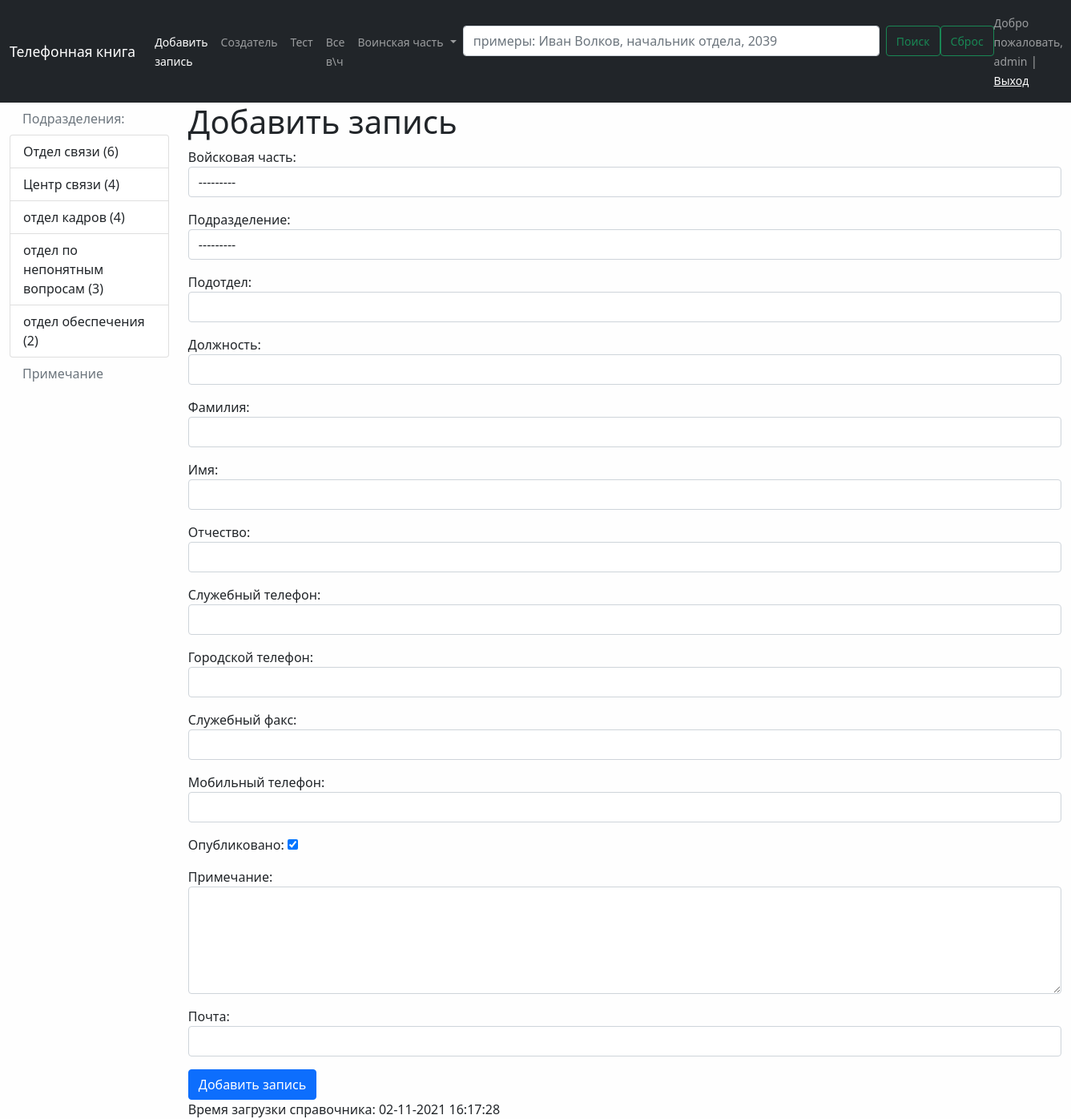
Screenshot of /add_phone/ (signed in) with the database file from the repository.
### phonebook/models.py (models this page shows)
class Division(models.Model):  # создаем специфичиский класс к полю отношений "подразделение"
    objects = None
    title = models.CharField(max_length=150, db_index=True, verbose_name='Наименование подразделения')
    def get_absolute_url(self):  # метод обработки абсолютных адресов (автоматического построения ссылки)
        return reverse_lazy('division', kwargs={"div_id": self.pk})
    def __str__(self):#  создадим функцию для вывода объектов (строк базы данных) не по номеру объекта (ID),
        return self.title
    class Meta:  # задаем параметры админки
        verbose_name = 'Подразделение'  # отображаемое значение в шапке админки
        verbose_name_plural = 'Подразделения'  # значение в множественном числе
        ordering = ['id']   # указываем по какому полю идет сортировка

### phonebook/views.py (the view)
# urls.py: path('add_phone/', CreatePhones.as_view(), name='add_phone'),  # работа через класс
class CreatePhones(LoginRequiredMixin, CreateView):
    login_url = '/admin/'  # в случае ручного обращения к ссылке перенаправляет на страницу авторизации
    form_class = PhoneForm  # привязываем класс создания с формой
    template_name = 'phonebook/add_phone.html'  # страница заполнения формы

### phonebook/models.py (called while the page is built)
    def get_absolute_url(self):  # метод обработки абсолютных адресов (автоматического построения ссылки)
        return reverse_lazy('mil_unit', kwargs={"mil_id": self.pk})

    def __str__(self):#  создадим функцию для вывода объектов (строк базы данных) не по номеру объекта (ID),
        return self.title

### phonebook/templatetags/phonebook_tags.py (called while the page is built)
@register.simple_tag()  # указываем простой декоратор взятия списка всех воинских частей (simple_tag) и присваеваем ему имя
def get_units():   # задаем пользовательский тег
    return MilitaryUnit.objects.annotate(cnt=Count('phonenumber')).filter(cnt__gt=0)  # отображает только в\ч в которых есть записи

@register.inclusion_tag('phonebook/list_divisions.html')  # указываем встроенный декоратор для списка подразделений в левом навбаре
def show_divisions():  # задаем пользовательский тег отобразить подразделения, передаем произвольный аргумент mil_id=2
    divisions = Division.objects.annotate(cnt=Count('phonenumber', filter=F('phonenumber__is_published'))).filter(
        cnt__gt=1)
    return {"divisions": divisions, }

### phonebook/templates/phonebook/add_phone.html (shortened to what this page needs)
{% extends 'base.html' %}
{% block sidebar %}
{% include 'inc/_sidebar.html' %}
{% endblock %}
{% block content %}
<h1>Добавить запись</h1>
<form action="{% url 'add_phone' %}" method="post">
    {{form.as_p}}
    <button type="submit" class="btn btn-primary btn-block">Добавить запись</button>
</form>
{% endblock %}

### templates/inc/_nav.html (shortened to what this page needs)
{% load phonebook_tags %}
<nav class="navbar navbar-expand-lg navbar-dark bg-dark">
    <div class="container-fluid">
        <a class="navbar-brand" href="{% url 'home' %}"> <small> Телефонная книга </small></a>
            <div class="collapse navbar-collapse" id="navbarSupportedContent">
                <ul class="navbar-nav me-auto mb-2 mb-lg-0">
                    <li class="nav-item">
                        {% if request.user.is_authenticated %}
                        <a class="nav-link active" aria-current="page" href="{% url 'add_phone' %}"><small>Добавить запись</small></a>
                        {% endif %}
                    </li>
                    <li class="nav-item">
                        {% if request.user.is_authenticated %}
                        <a class="nav-link" href="{% url 'user_data' 1 %}"><small>Создатель</small></a>
                        {% endif %}
                    </li>
                    <li class="nav-item">
                        <a class="nav-link" href="{% url 'test_list' %}"><small>Тест</small></a>
                    </li>
                    <li class="nav-item">
                        <a class="nav-link" href="{% url 'mils' %}"><small>Все в\ч</small></a>
                    </li>
                    <li class="nav-item dropdown">
                        <a class="nav-link dropdown-toggle" href="#" id="navbarDropdown" role="button" data-bs-toggle="dropdown" aria-expanded="false">
                            <small>Воинская часть</small>
                        </a>
                    </li>
                    <li>
                        <form class="d-flex">
                        <input class="form-control me-2"  type="search" placeholder="примеры: Иван Волков, начальник отдела, 2039" aria-label="Search" style="width: 520px; background-color: rgba(255,255,255, 1)">
                        <button class="btn btn-outline-success" type="search"><small>Поиск</small></button>
                        <button class="btn btn-outline-success" type="reset"><small>Сброс</small></button>
                    </li>
                </ul>
                    <span class="navbar-text">
                        {% if request.user.is_authenticated %}
                        <small> Добро пожаловать, {{ user.username }}</small> | <a href="{% url 'logout' %}"><small>Выход</small></a>
                        {% else %}
                        <a href="{% url 'register' %}"><small>Регистрация</small></a> | <a href="{% url 'login' %}"><small>Вход</small></a>
                        {% endif %}
                    </span>
            </div>
        </div>
</nav>

### phonebook/templates/phonebook/list_divisions.html (shortened to what this page needs)
<div class="list-group">
{% for di in divisions %}
  <a href="{{ di.get_absolute_url }}" class="list-group-item list-group-item-action" name="orderby" >
    {{ di.title }}     ({{ di.cnt }})
  </a>
{% endfor %}
</div>

### phonebook/static/css/style.css (style rules this page uses)
body { background-color: #fefefe; }

### rows the page displays
Division: title "Отдел связи", cnt "6"
Division: title "Центр связи", cnt "4"
Division: title "отдел кадров", cnt "4"
Division: title "отдел по непонятным вопросам", cnt "3"
Division: title "отдел обеспечения", cnt "2"

### other values shown
{{ user.username }} "admin"
